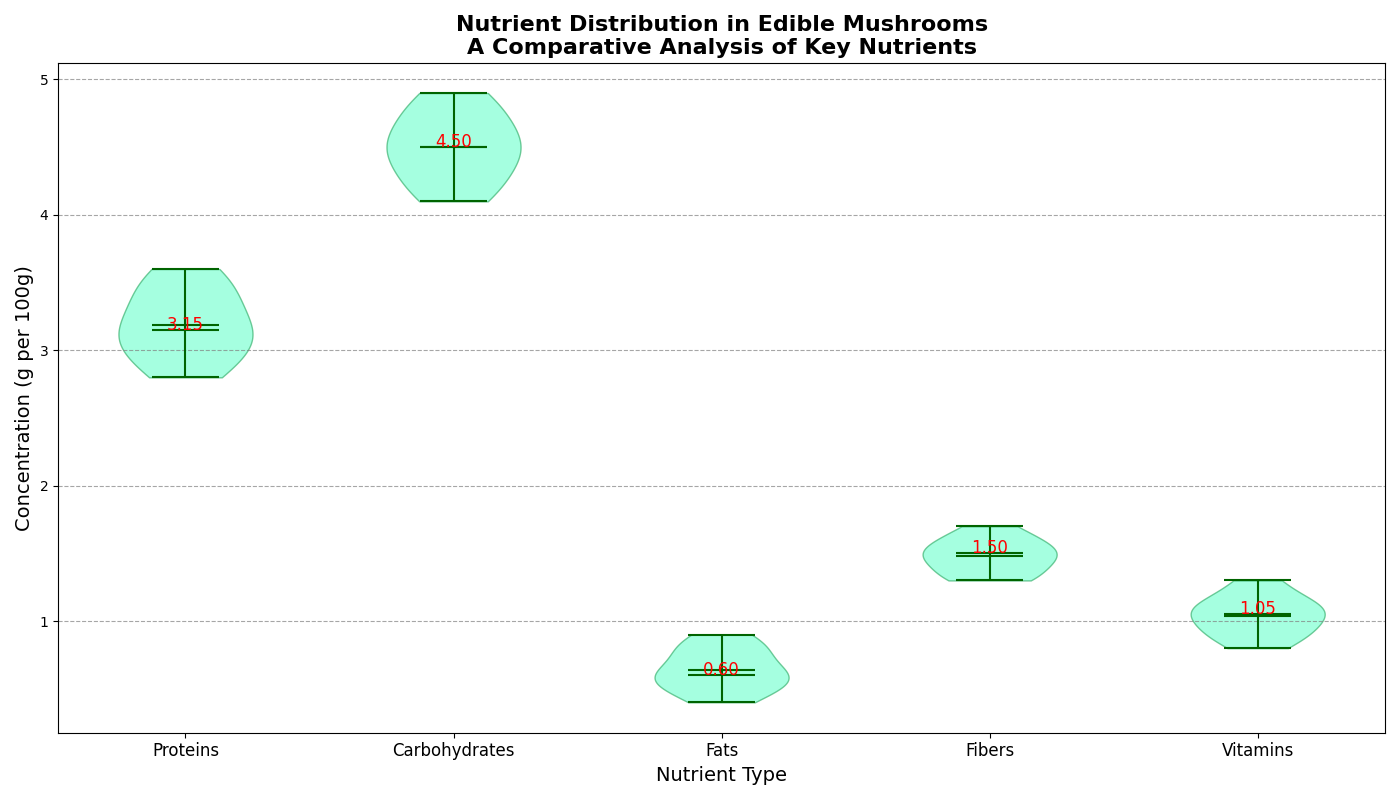

Recreate this plot in Python.
import matplotlib.pyplot as plt
import numpy as np

# Backstory:
# The chart analyzes the distribution and variability of nutrient concentrations detected in different types of edible mushrooms. 
# The data captures how nutrients like Proteins, Carbohydrates, Fats, Fibers, and Vitamins vary across several sources.

# Nutrient concentrations for different types of edible mushrooms
proteins = [3.1, 3.5, 2.8, 3.0, 3.2, 3.6, 3.4, 2.9, 3.3, 3.1]
carbohydrates = [4.5, 4.3, 4.9, 4.6, 4.4, 4.7, 4.2, 4.8, 4.1, 4.5]
fats = [0.5, 0.8, 0.6, 0.4, 0.7, 0.6, 0.5, 0.9, 0.8, 0.6]
fibers = [1.4, 1.5, 1.3, 1.6, 1.5, 1.4, 1.7, 1.3, 1.5, 1.6]
vitamins = [0.9, 1.1, 1.0, 0.8, 1.1, 1.2, 1.0, 0.9, 1.3, 1.1]

# Combine nutrient data into a list
data = [proteins, carbohydrates, fats, fibers, vitamins]
nutrient_labels = ['Proteins', 'Carbohydrates', 'Fats', 'Fibers', 'Vitamins']

# Set up the figure and subplots
fig, ax = plt.subplots(figsize=(14, 8))

# Create the violin plot
violin_parts = ax.violinplot(data, showmeans=True, showmedians=True)
for pc in violin_parts['bodies']:
    pc.set_facecolor('aquamarine')
    pc.set_edgecolor('mediumseagreen')
    pc.set_alpha(0.7)
for partname in ('cbars', 'cmins', 'cmaxes', 'cmedians', 'cmeans'):
    vp = violin_parts[partname]
    vp.set_edgecolor('darkgreen')
    vp.set_linewidth(1.5)

# Annotate the median values
medians = [np.median(nutrient) for nutrient in data]
for i, median in enumerate(medians):
    plt.text(i + 1, median, f'{median:.2f}', horizontalalignment='center', size=12, color='red')

# Customize the plot
ax.set_title('Nutrient Distribution in Edible Mushrooms\nA Comparative Analysis of Key Nutrients', fontsize=16, weight='bold')
ax.set_xlabel('Nutrient Type', fontsize=14)
ax.set_ylabel('Concentration (g per 100g)', fontsize=14)
ax.set_xticks(range(1, len(data) + 1))
ax.set_xticklabels(nutrient_labels, fontsize=12)
ax.yaxis.grid(True, linestyle='--', which='major', color='grey', alpha=0.7)

# Automatically adjust the layout to prevent text overlap
plt.tight_layout()

# Display the plot
plt.show()
